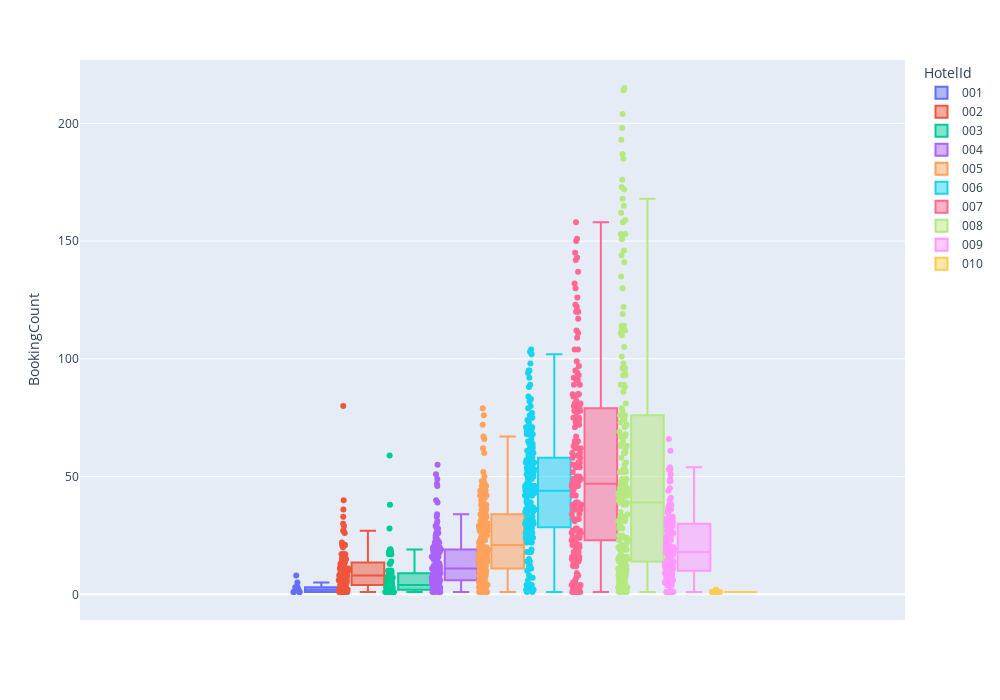

Source (notebook cell):
### Code cell
import plotly.express as px
fig = px.box(weekly_demand, y="BookingCount", color='HotelId', points='all')
fig.update_traces(quartilemethod="exclusive")
fig.update_layout(
    width=1000,  
    height=700
)
fig.show()

### Figure 1 — Plotly figure (JSON) as saved in the notebook; plotly's stock layout.template omitted (floating-point values rounded to 4 significant figures; data arrays with more than 128 entries replaced by an {"elided": "..."} marker saying what was removed)
{"data": [{"alignmentgroup": "True", "boxpoints": "all", "hovertemplate": "HotelId=001<br>BookingCount=%{y}<extra></extra>", "legendgroup": "001", "marker": {"color": "#636efa"}, "name": "001", "notched": false, "offsetgroup": "001", "orientation": "v", "quartilemethod": "exclusive", "showlegend": true, "type": "box", "x0": " ", "xaxis": "x", "y": [5, 2, 1, 2, 1, 3, 1, 8, 3, 2, 3, 1], "y0": " ", "yaxis": "y"}, {"alignmentgroup": "True", "boxpoints": "all", "hovertemplate": "HotelId=002<br>BookingCount=%{y}<extra></extra>", "legendgroup": "002", "marker": {"color": "#EF553B"}, "name": "002", "notched": false, "offsetgroup": "002", "orientation": "v", "quartilemethod": "exclusive", "showlegend": true, "type": "box", "x0": " ", "xaxis": "x", "y": [3, 3, 8, 10, 40, 3, 13, 9, 3, 11, 5, 2, 6, 8, 6, 3, 2, 2, 8, 2, 3, 1, 6, 6, 11, 17, 17, 33, 27, 5, 1, 8, 1, 3, 8, 12, 5, 4, 13, 15, 1, 7, 6, 1, 6, 7, 10, 10, 11, 5, 4, 10, 4, 2, 17, 2, 21, 29, 11, 21, 2, 21, 80, 16, 1, 21, 3, 9, 4, 8, 8, 5, 7, 2, 7, 4, 1, 11, 10, 2, 7, 13, 8, 6, 9, 7, 2, 13, 6, 11, 14, 17, 1, 1, 22, 14, 11, 15, 27, 10, 13, 14, 26, 30, 6, 15, 20, 13, 5, 12, 36, 21, 1, 17, 6, 8, 15], "y0": " ", "yaxis": "y"}, {"alignmentgroup": "True", "boxpoints": "all", "hovertemplate": "HotelId=003<br>BookingCount=%{y}<extra></extra>", "legendgroup": "003", "marker": {"color": "#00cc96"}, "name": "003", "notched": false, "offsetgroup": "003", "orientation": "v", "quartilemethod": "exclusive", "showlegend": true, "type": "box", "x0": " ", "xaxis": "x", "y": [13, 14, 17, 6, 1, 4, 10, 4, 18, 3, 10, 8, 7, 9, 3, 3, 18, 1, 6, 7, 4, 6, 7, 13, 19, 8, 19, 38, 59, 28, 8, 10, 17, 7, 4, 19, 3, 10, 5, 6, 18, 3, 8, 3, 1, 4, 1, 2, 1, 1, 2, 2, 1, 2, 10, 4, 10, 2, 1, 7, 5, 1, 3, 5, 1, 2, 3, 3, 1, 5, 5, 1, 2, 1, 1, 1, 1, 3, 2, 1, 1, 1], "y0": " ", "yaxis": "y"}, {"alignmentgroup": "True", "boxpoints": "all", "hovertemplate": "HotelId=004<br>BookingCount=%{y}<extra></extra>", "legendgroup": "004", "marker": {"color": "#ab63fa"}, "name": "004", "notched": false, "offsetgroup": "004", "orientation": "v", "quartilemethod": "exclusive", "showlegend": true, "type": "box", "x0": " ", "xaxis": "x", "y": {"elided": "136 int values"}, "y0": " ", "yaxis": "y"}, {"alignmentgroup": "True", "boxpoints": "all", "hovertemplate": "HotelId=005<br>BookingCount=%{y}<extra></extra>", "legendgroup": "005", "marker": {"color": "#FFA15A"}, "name": "005", "notched": false, "offsetgroup": "005", "orientation": "v", "quartilemethod": "exclusive", "showlegend": true, "type": "box", "x0": " ", "xaxis": "x", "y": {"elided": "167 int values"}, "y0": " ", "yaxis": "y"}, {"alignmentgroup": "True", "boxpoints": "all", "hovertemplate": "HotelId=006<br>BookingCount=%{y}<extra></extra>", "legendgroup": "006", "marker": {"color": "#19d3f3"}, "name": "006", "notched": false, "offsetgroup": "006", "orientation": "v", "quartilemethod": "exclusive", "showlegend": true, "type": "box", "x0": " ", "xaxis": "x", "y": {"elided": "200 int values"}, "y0": " ", "yaxis": "y"}, {"alignmentgroup": "True", "boxpoints": "all", "hovertemplate": "HotelId=007<br>BookingCount=%{y}<extra></extra>", "legendgroup": "007", "marker": {"color": "#FF6692"}, "name": "007", "notched": false, "offsetgroup": "007", "orientation": "v", "quartilemethod": "exclusive", "showlegend": true, "type": "box", "x0": " ", "xaxis": "x", "y": {"elided": "175 int values"}, "y0": " ", "yaxis": "y"}, {"alignmentgroup": "True", "boxpoints": "all", "hovertemplate": "HotelId=008<br>BookingCount=%{y}<extra></extra>", "legendgroup": "008", "marker": {"color": "#B6E880"}, "name": "008", "notched": false, "offsetgroup": "008", "orientation": "v", "quartilemethod": "exclusive", "showlegend": true, "type": "box", "x0": " ", "xaxis": "x", "y": {"elided": "198 int values"}, "y0": " ", "yaxis": "y"}, {"alignmentgroup": "True", "boxpoints": "all", "hovertemplate": "HotelId=009<br>BookingCount=%{y}<extra></extra>", "legendgroup": "009", "marker": {"color": "#FF97FF"}, "name": "009", "notched": false, "offsetgroup": "009", "orientation": "v", "quartilemethod": "exclusive", "showlegend": true, "type": "box", "x0": " ", "xaxis": "x", "y": {"elided": "135 int values"}, "y0": " ", "yaxis": "y"}, {"alignmentgroup": "True", "boxpoints": "all", "hovertemplate": "HotelId=010<br>BookingCount=%{y}<extra></extra>", "legendgroup": "010", "marker": {"color": "#FECB52"}, "name": "010", "notched": false, "offsetgroup": "010", "orientation": "v", "quartilemethod": "exclusive", "showlegend": true, "type": "box", "x0": " ", "xaxis": "x", "y": [1, 2, 1, 1, 1, 1, 1, 1, 1, 1, 1, 2, 1, 1, 1, 1, 1, 1], "y0": " ", "yaxis": "y"}], "layout": {"boxmode": "group", "height": 700, "legend": {"title": {"text": "HotelId"}, "tracegroupgap": 0}, "margin": {"t": 60}, "width": 1000, "xaxis": {"anchor": "y", "autorange": true, "domain": [0, 1], "range": [-0.6776, 0.562], "type": "category"}, "yaxis": {"anchor": "x", "autorange": true, "domain": [0, 1], "range": [-10.89, 226.9], "title": {"text": "BookingCount"}, "type": "linear"}}}
